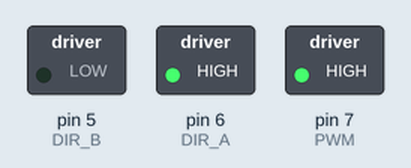
A sketch run on a simulated Arduino Uno, built with avr-gcc and run on an emulated ATmega328P. Parts: switched loads named in the sketch (green lamp = pin HIGH).

Above: at 10.0 s.
At 20.5 s:
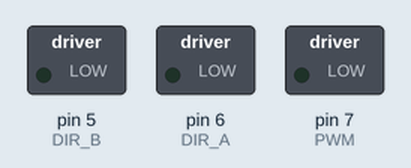
At 31.0 s:
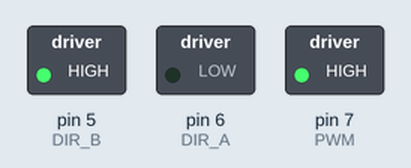
Timing chart, 0 to 54.6 s (numbered marks = the images above):
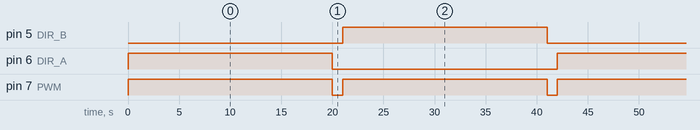

The sketch:

H_Bridge_Test_1.ino
```cpp
/*
SparkFun Tinker Kit
Example sketch 9

SparkFun Motor Driver

Use the SparkFun Motor Driver to control the speed and direction of a motor

This sketch was written by SparkFun Electronics,
with lots of help from the Arduino community.
This code is completely free for any use.
Visit http://learn.sparkfun.com/products/2 for SIK information.
Visit http://www.arduino.cc to learn more about Arduino.
*/

//define the two direction logic pins and the speed / PWM pin
const int DIR_A = 6;
const int DIR_B = 5;
const int PWM = 7;

void setup()
{
//set all pins as output
pinMode(DIR_A, OUTPUT);
pinMode(DIR_B, OUTPUT);
pinMode(PWM, OUTPUT);
}

void loop()
{
 //drive forward at full speed by pulling DIR_A High
 //and DIR_B low, while writing a full 255 to PWM to
 //control speed
 digitalWrite(DIR_A, HIGH);
 digitalWrite(DIR_B, LOW);
 analogWrite(PWM, 255);

 //wait 1 second
 delay(20000);

 //Brake the motor by pulling both direction pins to
 //the same state (in this case LOW). PWM doesn't matter
 //in a brake situation, but set as 0.
 digitalWrite(DIR_A, LOW);
 digitalWrite(DIR_B, LOW);
 analogWrite(PWM, 0);

 //wait 1 second
 delay(1000);

 //change direction to reverse by flipping the states
 //of the direction pins from their forward state
 digitalWrite(DIR_A, LOW);
 digitalWrite(DIR_B, HIGH);
 analogWrite(PWM, 255);

 //wait 1 second
 delay(20000);

 //Brake again
 digitalWrite(DIR_A, LOW);
 digitalWrite(DIR_B, LOW);
 analogWrite(PWM, 0);

 //wait 1 second
 delay(1000);
 }
```

Measured:
- by itself, pin 5 (DIR_B), pin 6 (DIR_A): alternates HIGH for 20.0 s and LOW for 22.0 s
- by itself, pin 7 (PWM): alternates HIGH for 20.0 s and LOW for 1.0 s
- by itself, everything shown: repeats every 42.0 s, in 4 steps
